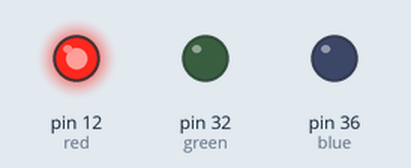
Bench run of a program on a simulated Raspberry Pi (header pin numbers). On the bench: output pins drawn as LEDs (lit = HIGH).

Above: at 0.5 s.
At 1.5 s:
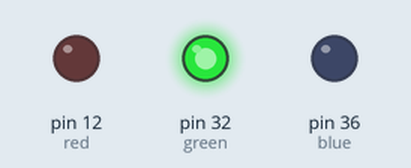
At 5.5 s:
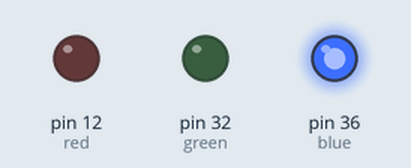
Timing chart, 0 to 6.9 s (numbered marks = the images above):
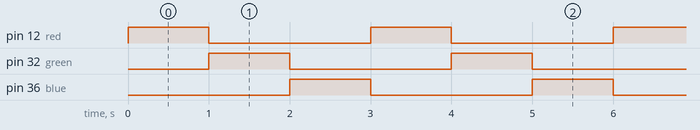

Measured:
- by itself, pin 12 (red), pin 32 (green), pin 36 (blue): alternates HIGH for 1.0 s and LOW for 2.0 s
- by itself, everything shown: repeats every 3.0 s, in 3 steps

The program:

tricolor.py
```python
import time

import RPi.GPIO as gpio

gpio.setmode(gpio.BOARD)
gpio.setwarnings(False)

red = 12
green = 32
blue = 36

gpio.setup(red, gpio.OUT)
gpio.setup(green, gpio.OUT)
gpio.setup(blue, gpio.OUT)

while True:
    gpio.output(red, True)
    gpio.output(green, False)
    gpio.output(blue, False)
    time.sleep(1)

    gpio.output(red, False)
    gpio.output(green, True)
    gpio.output(blue, False)
    time.sleep(1)

    gpio.output(red, False)
    gpio.output(green, False)
    gpio.output(blue, True)
    time.sleep(1)
```
